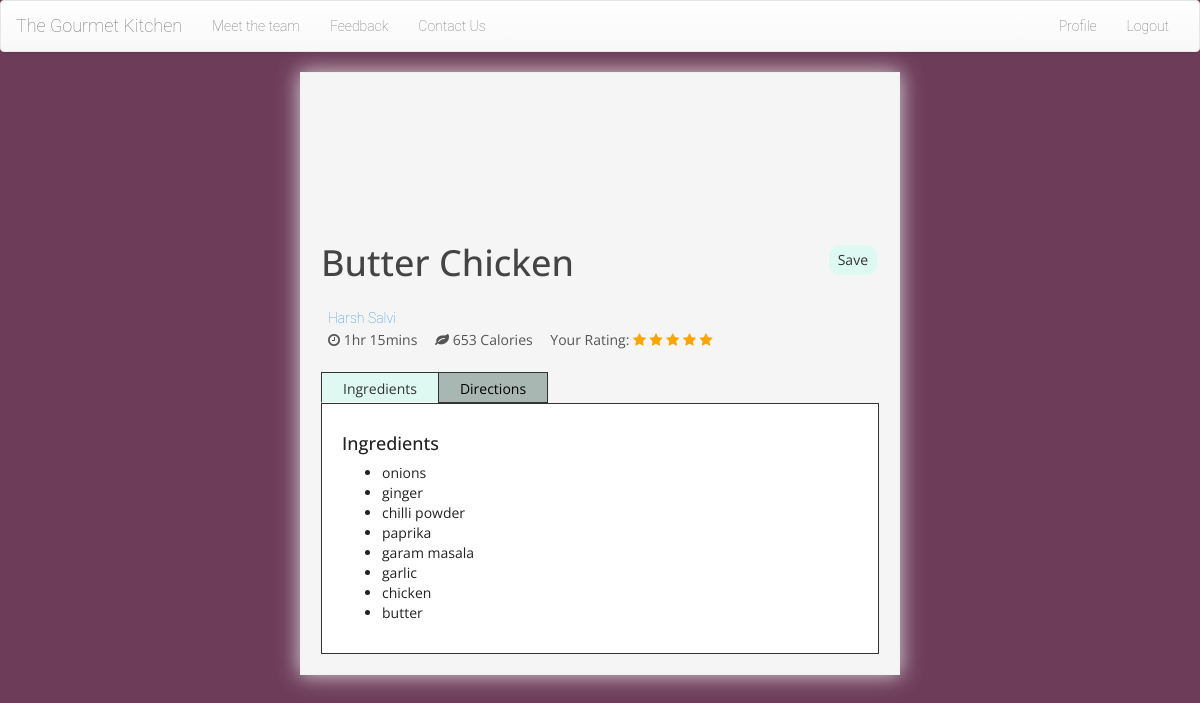
Screenshot of /recipe/4 (signed in) with the database file from the repository.
### kitchen/models.py (models this page shows, shortened)
class Recipe(models.Model):
    def user_directory_path_rec(instance, filename):
        return 'kitchen/{0}/{1}'.format('rec', str(str(instance.rec_id)+str(time.time())))
    rec_id = models.AutoField(primary_key=True)
    name= models.CharField(max_length=100)
    desc = models.CharField(max_length=200)
    category = models.CharField(max_length=100,null=True)
    dir = models.CharField(max_length=10000)
    cal = models.IntegerField(default=0)
    time_hr = models.IntegerField(default=0)
    time_min = models.IntegerField(default=0)
    rec_img = models.FileField(upload_to=user_directory_path_rec,null=True, storage=OverwriteStorage())
    chef = models.ForeignKey(Everyone, on_delete=models.CASCADE,null=True)

class Everyone(models.Model):
    def user_directory_path_dp(instance, filename):
        return 'kitchen/{0}/{1}'.format('dp', str(instance.id.email+str(time.time())))
    def user_directory_path_cover(instance, filename):
        return 'kitchen/{0}/{1}'.format('cover', str(instance.id.email+str(time.time())))
    id = models.OneToOneField(User, on_delete=models.CASCADE,primary_key=True)
    about = models.CharField(max_length=5000, null=True)
    name = models.CharField(max_length=100, null=True)
    age = models.IntegerField(default=0)
    dp = models.FileField(upload_to=user_directory_path_dp,null=True, storage=OverwriteStorage())
    cover = models.FileField(upload_to=user_directory_path_cover,null=True, storage=OverwriteStorage())
    type = models.CharField(max_length=1)

class Ingredient(models.Model):
    name= models.CharField(max_length=100)
    rec = models.ForeignKey(Recipe, on_delete=models.CASCADE)

### kitchen/views.py (the view)
# urls.py: path('recipe/<int:recNoLink>', views.recipe, name='recipe'),
def recipe(request, recNoLink):
    if request.user.is_authenticated:
        if Recipe.objects.filter(rec_id=recNoLink).exists():
            current_person = Everyone.objects.get(id=request.user)
            rec = Recipe.objects.get(rec_id=recNoLink)
            ings_obs = Ingredient.objects.filter(rec=rec)
            is_saved = False
            inital_star = 0
            if Rating.objects.filter(rec=rec, user=current_person).exists():
                is_saved = Rating.objects.get(rec=rec, user=current_person).sav
                inital_star =  Rating.objects.get(rec=rec, user=current_person).val
            ings=list()
            for i in ings_obs:
                ings.append(i.name)
            context = {
            "rec_name" : rec.name,
            "rec_desc": rec.desc,
            "rec_category" : rec.category,
            "rec_dir" : rec.dir.split('\n'),
            "rec_cal": rec.cal,
            "rec_time_hr" : rec.time_hr,
            "rec_time_min" : rec.time_min,
            "rec_img":rec.rec_img,
            "ings":ings,
            "MEDIA_URL":MEDIA_URL,
            "rec_no":recNoLink,
            "chef_name":rec.chef.name,
            "chef_url":f"/profile/{rec.chef.id.username}",
            "is_saved" : is_saved,
            "inital_star" : inital_star,
            }
            if rec.chef == current_person :
                context['allow_edit']=True
            elif current_person.type == 'U':
                context['allow_rating']=True
            return render(request, 'kitchen/disp_recipe.html', context)
        else:
            return render(request, 'kitchen/disp_recipe.html', {'no_exist':True})
    else:
        temp_context = {"clickLogin":True,"error_message_login":"You must first Login","redirect_here":f"recipe/{recNoLink}"}
        return index(request,temp_context= temp_context)

### templates/kitchen/disp_recipe.html (shortened to what this page needs)
{% extends 'kitchen/base.html' %}
{% load static %}
{% block content %}
<link rel="stylesheet" href="http://netdna.bootstrapcdn.com/font-awesome/4.0.3/css/font-awesome.min.css">
	<link rel="stylesheet" href="{% static "kitchen/disp_recipe.css" %}">
		<div class="row mainCard center-block">
			{% if no_exist %}
			<h1 class="recipe-card__heading">Oops!! Recipe does'nt exist</h1>
			</div>
			{% else %}
			<div class="col-sm-12" id="colnId">
				<div id="headImage"></div>
				<div id="beneathId">
					<h1 class="recipe-card__heading">{{ rec_name }}
						{% if allow_rating %}
						{% if is_saved %}
							<div class="btn btn-edit" id="saveButton">Saved</div>
						{% else %}
							<div class="btn btn-edit" id="saveButton">Save</div>
						{% endif %}
						{% endif %}
					</h1>
					<ul class="media">
						<li>
							<br>
							<a href="{{chef_url}}">{{ chef_name }}</a>
						</li><br><br>
						<li><i id="cl" class="fa fa-clock-o"></i> {{ rec_time_hr }}hr {{ rec_time_min }}mins</li>
						<li><i id="lf" class="fa fa-leaf"></i> {{ rec_cal }} Calories</li>
						{% if allow_rating %}
						<li>
							<span>Your Rating: </span>
							<strong>
								<span class="fa fa-star" id="star1"></span>
								<span class="fa fa-star" id="star2"></span>
								<span class="fa fa-star" id="star3"></span>
								<span class="fa fa-star" id="star4"></span>
								<span class="fa fa-star" id="star5"></span>
							</strong>
					</li>
					{% endif %}
				</ul>
				<ul class="tabs">
					<li class="active" rel="tab1">Ingredients</li>
					<li rel="tab2">Directions</li>
				</ul>
				<div class="tab_container">
					<div id="tab1" class="tab_content">
						<h4>Ingredients</h4>
						<section>
							<ul class='ingredient-list'>
								{% for ing in ings %}
								<li>{{ing}}</li>
								{% endfor %}
							</ul>
						</section>
					</div>
				</div>
			</div>
		</div>
{% endif %}
{% endblock %}

### templates/kitchen/base.html (shortened to what this page needs)
{% load static %}
<html>
<head>
	<link rel="stylesheet" href="https://use.fontawesome.com/releases/v5.4.1/css/all.css">
	<link rel="stylesheet" href="{% static "bootstrap/bootstrap.min.css" %}">
	<link rel="stylesheet" href="{% static "bootstrap/bootstrap-theme.min.css" %}">
	<link rel="stylesheet" href="{% static "kitchen/base.css" %}">
</head>
<body>
  <nav class="navbar navbar-default">
    <div class="container-fluid">
      <div class="navbar-header">
        <a class="navbar-brand" href="/">The Gourmet Kitchen</a>
      </div>
      <div class="collapse navbar-collapse" id="bs-example-navbar-collapse-1">
        <ul class="nav navbar-nav">
          <li class="dropdown">
              <li><a href="/meet">Meet the team</a></li>
          </li>
          <li><a href="">Feedback</a></li>
					<li><a href="" data-toggle="modal" data-target="#exampleModalContact">Contact Us</a></li>
        </ul>
				<ul class="nav navbar-nav navbar-right">
					{% if user.is_authenticated %}
						<li><a href="/profile/user.username">Profile</a></li>
					<li><a href="/logout">Logout</a></li>
					{% else %}
					<li><a href="#" data-toggle="modal" data-target="#exampleModalCenterLogin" class="loggBut">Login</a></li>
					<li><a href="#" data-toggle="modal" data-target="#exampleModalCenterSign" class="signnBut">Signup</a></li>
					{% endif %}
				</ul>
      </div>
    </div>
  </nav>
  {% block content %}
  {% endblock %}
</body>

### static/kitchen/base.css (style rules this page uses)
html, body { width: 100%; height: 100%; margin: 0; padding: 0; }
body { background-color: #6d3c59; }
.cont h3, a, i { font-family: 'Roboto', sans-serif; font-weight: lighter; -webkit-transition: .1s ease-in-out; transition: .1s ease-in-out; }

### static/kitchen/disp_recipe.css (style rules this page uses)
body { font-family: "Open sans", sans-serif; width: 100vw; height: 100vh; color: #222; max-width: 100vw; overflow-x: hidden; }
a { text-decoration: none; color: #3498db; }
.recipe-card__heading { padding: 0; margin: 0 0 0; color: #444; }
h1 { padding-left:10px; }
ul.tabs { margin: 0; padding: 0; float: left; list-style: none; height: 32px; border-bottom: 1px solid #333; width: 100%; }
ul.tabs li { float: left; margin: 0; cursor: pointer; padding: 0px 21px; height: 31px; line-height: 31px; border-top: 1px solid #333; border-left: 1px solid #333; border-bottom: 1px solid #333; background-color: #a8b7b2; color: #000000; overflow: hidden; position: relative; }
.tab_last { border-right: 1px solid #333; }
ul.tabs li.active { background-color: #def9f1; color: #333; border-bottom: 1px solid #fff; display: block; }
.tab_container { border: 1px solid #333; border-top: none; clear: both; float: left; width: 100%; background: #fff; overflow: auto; }
.tab_content { padding: 20px; display: none; }
.media { width:100%; font-size:1em; color:#555; padding-bottom:15px; text-align: left; vertical-align: left; line-height: 10px; border-left:0px; border-right:0px; padding-left:0px; padding-right:0px; }
.media li { display:inline-block; padding:0 7px; }
.mainCard { max-width: 1000px; font-size: 1.0em; background-color: rgba(245,245,245,1); padding: auto; }
strong .fa-star { color: black; }
.checkedStar { color: orange !important ; }
.btn-edit { float: right; }
.btn { display: inline-block; background: #def9f1; padding: 4px 8px; margin: 2px; border-radius: 10px; color: #333; cursor: pointer; text-transform: capitalize; }
#headImage { background-size:cover; height:150px; width: inherit; margin: 0; }
.mainCard { max-width: 600px; font-size: 1.0em; background-color: rgba(245,245,245,1); padding: 0; margin-bottom: 30px; -webkit-box-shadow: 0px 0px 20px 1px rgba(240,241,243,1); -moz-box-shadow: 0px 0px 20px 1px rgba(240,241,243,0.8); box-shadow: 0px 0px 20px 1px rgba(240,241,243,0.8); border:1px solid #f0f1f3; }
#colnId { padding: 0; margin-bottom: 20px; }
#beneathId { margin:20px; }

### rows the page displays
Recipe: name "Butter Chicken"
Everyone: name "Harsh Salvi"
Ingredient: ings "onions"
Ingredient: ings "ginger"
Ingredient: ings "chilli powder"
Ingredient: ings "paprika"
Ingredient: ings "garam masala"
Ingredient: ings "garlic"
Ingredient: ings "chicken"
Ingredient: ings "butter"

### other values shown
{{ rec_time_hr }} "1"
{{ rec_time_min }} "15"
{{ rec_cal }} "653"
